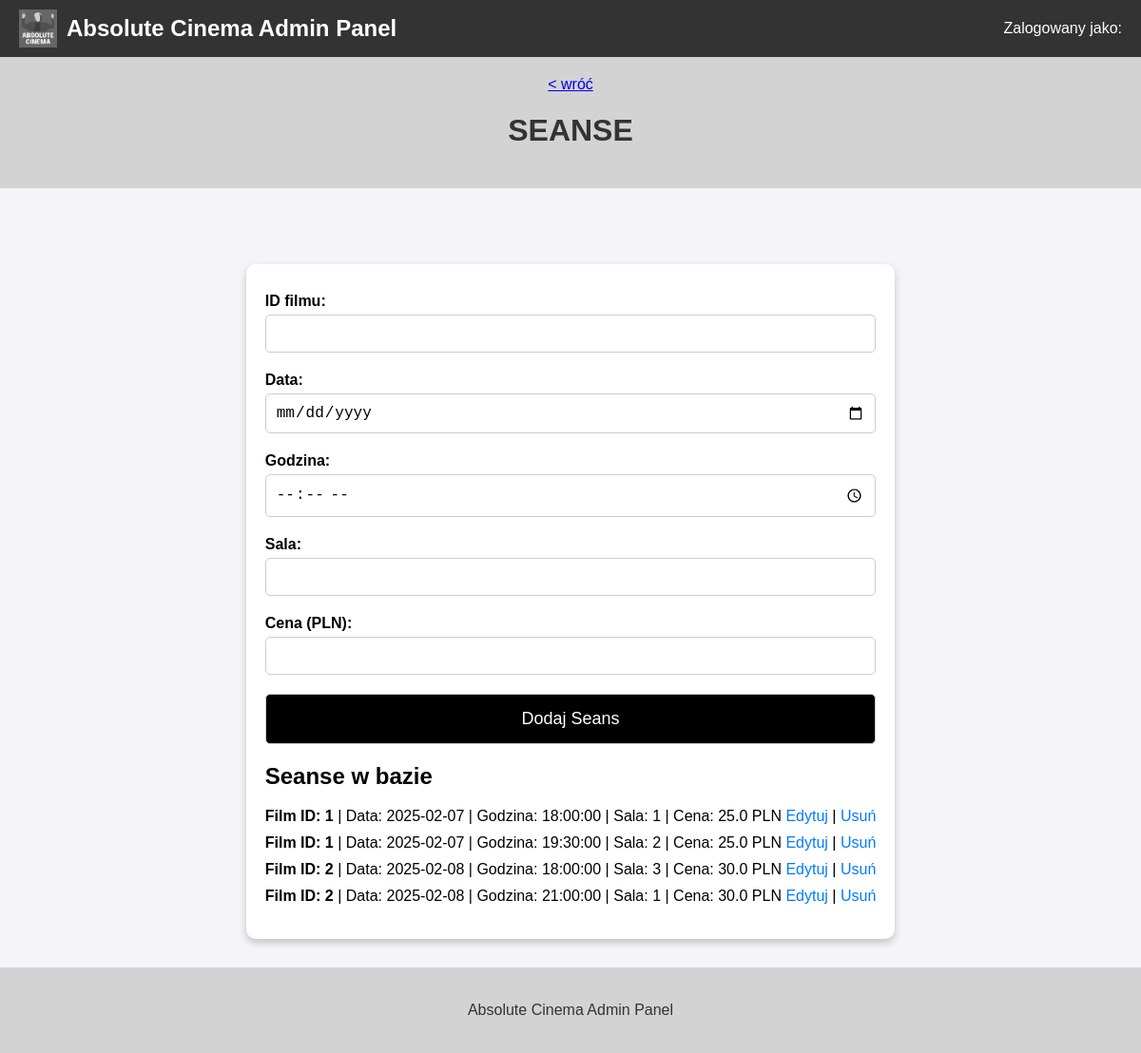
The app's page /admin/bazy/zarzadzaj_seansami with its own data.
### app.py (models this page shows)
class Seans(db.Model):
    __tablename__ = 'seanse'
    id = db.Column(db.Integer, primary_key=True)
    film_id = db.Column(db.Integer, db.ForeignKey('filmy.id'), nullable=False)  #ForeignKey tworzy relację między tabelą Seanse ( kolumna film_id), a tabelą Filmy.
    data = db.Column(db.Date, nullable=False)
    godzina = db.Column(db.Time, nullable=False)
    sala = db.Column(db.String(10), nullable=False)
    cena = db.Column(db.Float, nullable=False)
    rezerwacje = db.relationship('Rezerwacja', backref='seans', lazy=True)

### app.py (the view, shortened to what this page needs)
@app.route('/admin/bazy/zarzadzaj_seansami', methods=['GET', 'POST'])
def zarzadzaj_seansami():
    message = None
    seanse = Seans.query.order_by(Seans.film_id).all()  # Pobieranie seansów, sortowane po dacie i godzinie
    return render_template('admin_bazy_zarzadzaj_seansami.html', message=message, seanse=seanse)

### app.py (called while the page is built)
@app.before_request
def load_database():
    g.kino = {
        "admin" : Administrator.query.all(),
        "film" : Film.query.all(),
        "rezerwacja" : Rezerwacja.query.all(),
        "seans" : Seans.query.all(),
        "klient" : Klient.query.all()
    }

### templates/admin_bazy_zarzadzaj_seansami.html (shortened to what this page needs)
<!DOCTYPE html>
<html lang="pl">
<head>
</head>
<body>
    <div class="navbar">
        <div class="logo">
            <img src="{{ url_for('static', filename='images/absolute_cinema_logo.png') }}" alt="Logo">
            <span>Absolute Cinema Admin Panel</span>
        </div>
        <div class="user-id">
            Zalogowany jako: <strong>{{ username }}</strong>
        </div>
    </div>
    <div class="breadcrumbs">
        <a href="{{ url_for('admin_bazy')}}"> &lt; wróć</a>
        <h1>SEANSE</h1>
    </div>
    <div class="container">
        <form method="POST">
            <label for="film_id">ID filmu:</label>
            <input type="number" id="film_id" name="film_id" required>
            <label for="data">Data:</label>
            <input type="date" id="data" name="data" required>
            <label for="godzina">Godzina:</label>
            <input type="time" id="godzina" name="godzina" required>
            <label for="sala">Sala:</label>
            <input type="text" id="sala" name="sala" required>
            <label for="cena">Cena (PLN):</label>
            <input type="number" step="0.01" id="cena" name="cena" required>
            <button class="dark" type="submit">Dodaj Seans</button>
        </form>
        <h2>Seanse w bazie</h2>
        <ul>
            {% for seans in seanse %}
            <li>
                <strong>Film ID: {{ seans.film_id }}</strong> | Data: {{ seans.data }} | Godzina: {{ seans.godzina }} | Sala: {{ seans.sala }} | Cena: {{ seans.cena }} PLN
                <a href="{{ url_for('edytuj_seans', seans_id=seans.id) }}">Edytuj</a> |
                <a href="{{ url_for('usun_seans', seans_id=seans.id) }}" onclick="return confirm('Na pewno chcesz usunąć ten seans?')">Usuń</a>
            </li>
            {% endfor %}
        </ul>
    </div>
    <div class="footer">
        <p>Absolute Cinema Admin Panel</p>
    </div>
</body>
</html>

### templates/admin_bazy_zarzadzaj_seansami.html (style rules this page uses)
body { font-family: Arial, sans-serif; background-color: #f4f4f9; margin: 0; padding: 0; display: flex; flex-direction: column; height: 100vh; }
.navbar { background-color: #333; color: white; padding: 10px 20px; display: flex; justify-content: space-between; align-items: center; }
.navbar .logo { display: flex; align-items: center; }
.navbar .logo img { height: 40px; margin-right: 10px; }
.navbar .logo span { font-size: 24px; font-weight: bold; }
.navbar .user-id { font-size: 16px; font-weight: normal; }
.footer { background-color: lightgray; color: #333; text-align: center; padding: 20px 0; margin-top: 30px; flex-shrink: 0; }
.container { min-width: 600px; margin-top: 50px; padding: 20px; background-color: #ffffff; border-radius: 10px; box-shadow: 0 4px 8px rgba(0, 0, 0, 0.2); flex-grow: 1; align-self: center; }
.breadcrumbs { background-color: lightgray; color: black; text-align: center; padding: 20px 0; margin-bottom: 30px; }
h1 { text-align: center; color: #333333; }
form { display: flex; flex-direction: column; }
label { margin-top: 10px; font-weight: bold; margin-bottom: 5px; }
input, textarea { padding: 10px; font-size: 16px; border: 1px solid #ccc; border-radius: 5px; width: 100%; box-sizing: border-box; margin-bottom: 10px; }
button { padding: 15px; font-size: 18px; border: 1px solid #ccc; border-radius: 5px; cursor: pointer; background-color: black; color: white; width: 100%; margin-top: 10px; }
ul { list-style-type: none; padding: 0; }
ul li { margin-bottom: 10px; }
ul li a { text-decoration: none; color: #007bff; }

### records on screen
Seans: film_id "1", data "2025-02-07", godzina "18:00:00", sala "1", cena "25.0"
Seans: film_id "1", data "2025-02-07", godzina "19:30:00", sala "2", cena "25.0"
Seans: film_id "2", data "2025-02-08", godzina "18:00:00", sala "3", cena "30.0"
Seans: film_id "2", data "2025-02-08", godzina "21:00:00", sala "1", cena "30.0"
